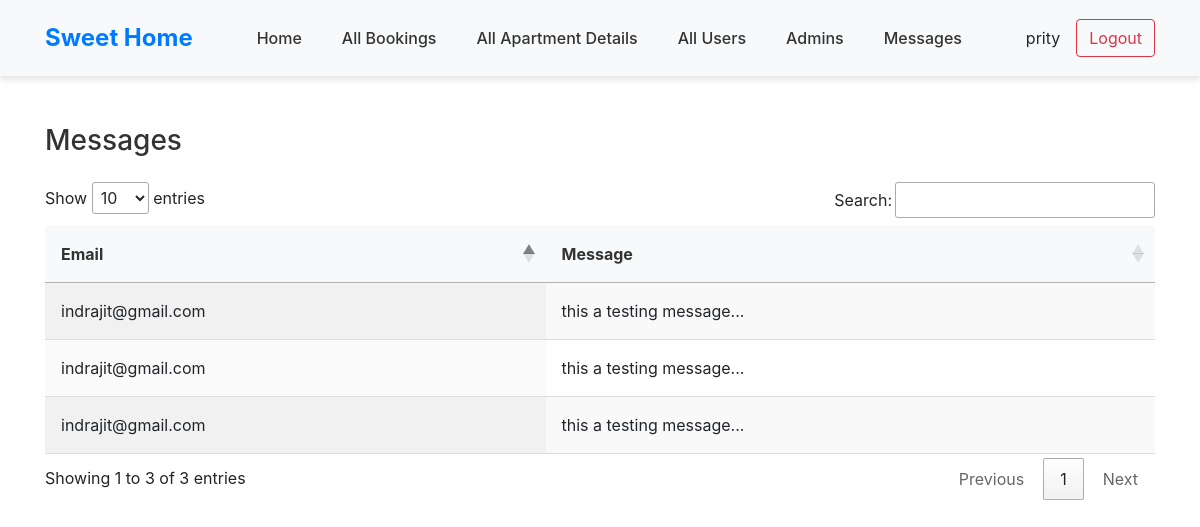
/admin/message.php (signed in), run on the app's committed database.
### tables this page shows
CREATE TABLE `contact_message` (
  `id` int(255) NOT NULL,
  `email` varchar(255) NOT NULL,
  `message` varchar(255) NOT NULL
);

### admin/message.php (the view, shortened to what this page needs)
<!DOCTYPE html>
<html lang="en">
<head>
    <link rel="stylesheet" href="style.css">
    <link rel="stylesheet" href="https://stackpath.bootstrapcdn.com/bootstrap/4.5.2/css/bootstrap.min.css">
    <link rel="stylesheet" href="https://cdn.datatables.net/1.10.25/css/jquery.dataTables.min.css">
</head>
<body>
</head>
<body>
    <div class="admin-header sticky-header">
        <div class="container">
            <nav class="navbar navbar-expand-lg">
                <a class="navbar-brand" href="index.php">Sweet Home</a>
                <div class="collapse navbar-collapse" id="navbarNav">
                    <ul class="navbar-nav mx-auto">
                        <li class="nav-item">
                            <a class="nav-link" href="index.php">Home</a>
                        </li>
                        <li class="nav-item">
                            <a class="nav-link" href="all_bookings.php">All Bookings</a>
                        </li>
                        <li class="nav-item">
                            <a class="nav-link" href="all_apartment_details.php">All Apartment Details</a>
                        </li>
                        <li class="nav-item">
                            <a class="nav-link" href="all_user.php">All Users</a>
                        </li>
                        <li class="nav-item">
                            <a class="nav-link" href="all_admin.php">Admins</a>
                        </li>
                        <li class="nav-item">
                            <a class="nav-link" href="message.php">Messages</a>
                        </li>
                    </ul>
                </div>
                <div class="d-flex align-items-center">
                    <span class="me-3 px-3"><?php
                            echo $_SESSION['adminUsername'];
                    ?></span>
                    <a href="logout.php"><button class="btn btn-outline-danger">Logout</button></a>
                </div>
            </nav>
        </div>
    </div>
     <div class="container mt-5">
        <h2 class="messages-heading mb-4">Messages</h2>
        <table id="messagesTable" class="display">
            <thead>
                <tr>
                    <th>Email</th>
                    <th>Message</th>
                </tr>
            </thead>
            <tbody>
                <?php
                    include '../utility/connection.php';
                    $searchMessagesQuery = "SELECT * FROM `contact_message` ORDER BY id DESC";
                    $searchMessagesQueryExe = mysqli_query($con, $searchMessagesQuery);
                    while($searchMessages = mysqli_fetch_array($searchMessagesQueryExe)) {
                        ?>
                            <tr>
                                <td><?php
                                    echo $searchMessages["email"];
                                ?></td>
                                <td><?php
                                    echo $searchMessages["message"];
                                ?></td>
                            </tr>
                        <?php
                    }
                ?>
            </tbody>
        </table>
    </div>
</body>
</html>

### admin/style.css (style rules this page uses)
body { margin: 0; font-family: 'Poppins', sans-serif; }
.admin-header { background-color: #f8f9fa; box-shadow: 0 4px 6px rgba(0, 0, 0, 0.1); }
.admin-header .navbar { padding: 15px 0; }
.admin-header .navbar-brand { font-size: 24px; font-weight: 700; }
.admin-header .navbar-nav .nav-link { font-size: 16px; margin: 0 12px; color: #333; font-weight: 500; }
.admin-header .d-flex { margin-left: auto; }
.admin-header .btn-outline-danger { border-color: #dc3545; color: #dc3545; }
table.dataTable { width: 100% !important; margin: 0 !important; }
.messages-heading { font-size: 1.75rem; color: #333; margin-bottom: 1.5rem; }
#messagesTable { width: 100%; border-collapse: collapse; }
#messagesTable th, #messagesTable td { padding: 1rem; text-align: left; }
#messagesTable th { background-color: #f8f9fa; color: #333; }
#messagesTable td { border-bottom: 1px solid #ddd; }

### data on the page
contact_message: email "indrajit@gmail.com", message "this a testing message..."
contact_message: email "indrajit@gmail.com", message "this a testing message..."
contact_message: email "indrajit@gmail.com", message "this a testing message..."

### other printed values
$_SESSION['adminUsername'] "prity"
